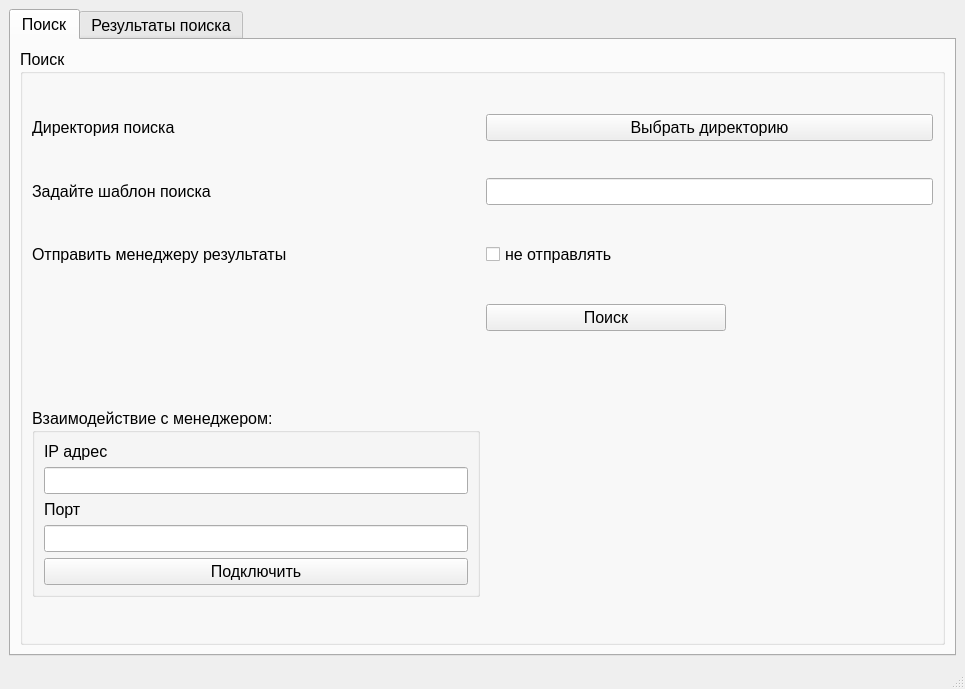
<?xml version="1.0" encoding="UTF-8"?>
<ui version="4.0">
 <class>MainWindow</class>
 <widget class="QMainWindow" name="MainWindow">
  <property name="geometry">
   <rect>
    <x>0</x>
    <y>0</y>
    <width>965</width>
    <height>689</height>
   </rect>
  </property>
  <property name="font">
   <font>
    <pointsize>12</pointsize>
   </font>
  </property>
  <property name="windowTitle">
   <string>MainWindow</string>
  </property>
  <widget class="QWidget" name="centralwidget">
   <layout class="QHBoxLayout" name="horizontalLayout">
    <item>
     <widget class="QTabWidget" name="tabWidget">
      <property name="currentIndex">
       <number>0</number>
      </property>
      <widget class="QWidget" name="tab">
       <attribute name="title">
        <string>Поиск</string>
       </attribute>
       <layout class="QVBoxLayout" name="verticalLayout_3">
        <item>
         <widget class="QGroupBox" name="groupBox">
          <property name="title">
           <string>Поиск</string>
          </property>
          <layout class="QGridLayout" name="gridLayout">
           <item row="3" column="0">
            <widget class="QLabel" name="label_3">
             <property name="maximumSize">
              <size>
               <width>16777215</width>
               <height>27</height>
              </size>
             </property>
             <property name="text">
              <string>Отправить менеджеру результаты</string>
             </property>
            </widget>
           </item>
           <item row="5" column="1">
            <spacer name="verticalSpacer">
             <property name="orientation">
              <enum>Qt::Vertical</enum>
             </property>
             <property name="sizeType">
              <enum>QSizePolicy::Fixed</enum>
             </property>
             <property name="sizeHint" stdset="0">
              <size>
               <width>20</width>
               <height>40</height>
              </size>
             </property>
            </spacer>
           </item>
           <item row="3" column="1">
            <widget class="QCheckBox" name="checkBox">
             <property name="text">
              <string>не отправлять</string>
             </property>
            </widget>
           </item>
           <item row="6" column="0">
            <widget class="QGroupBox" name="groupBox_2">
             <property name="sizePolicy">
              <sizepolicy hsizetype="Preferred" vsizetype="Maximum">
               <horstretch>0</horstretch>
               <verstretch>0</verstretch>
              </sizepolicy>
             </property>
             <property name="title">
              <string>Взаимодействие с менеджером:</string>
             </property>
             <layout class="QVBoxLayout" name="verticalLayout_4">
              <item>
               <widget class="QLabel" name="label_4">
                <property name="maximumSize">
                 <size>
                  <width>16777215</width>
                  <height>27</height>
                 </size>
                </property>
                <property name="text">
                 <string>IP адрес</string>
                </property>
               </widget>
              </item>
              <item>
               <widget class="QLineEdit" name="lineEdit_3"/>
              </item>
              <item>
               <widget class="QLabel" name="label_5">
                <property name="maximumSize">
                 <size>
                  <width>16777215</width>
                  <height>27</height>
                 </size>
                </property>
                <property name="text">
                 <string>Порт</string>
                </property>
               </widget>
              </item>
              <item>
               <widget class="QLineEdit" name="lineEdit_4"/>
              </item>
              <item>
               <widget class="QPushButton" name="pushButton_4">
                <property name="text">
                 <string>Подключить</string>
                </property>
               </widget>
              </item>
             </layout>
            </widget>
           </item>
           <item row="2" column="1">
            <widget class="QLineEdit" name="lineEdit"/>
           </item>
           <item row="0" column="0">
            <widget class="QLabel" name="label">
             <property name="maximumSize">
              <size>
               <width>16777215</width>
               <height>27</height>
              </size>
             </property>
             <property name="text">
              <string>Директория поиска</string>
             </property>
            </widget>
           </item>
           <item row="0" column="1">
            <widget class="QPushButton" name="pushButton">
             <property name="text">
              <string>Выбрать директорию</string>
             </property>
            </widget>
           </item>
           <item row="4" column="1">
            <widget class="QPushButton" name="pushButton_2">
             <property name="maximumSize">
              <size>
               <width>240</width>
               <height>16777215</height>
              </size>
             </property>
             <property name="text">
              <string>Поиск</string>
             </property>
            </widget>
           </item>
           <item row="2" column="0">
            <widget class="QLabel" name="label_2">
             <property name="maximumSize">
              <size>
               <width>16777215</width>
               <height>27</height>
              </size>
             </property>
             <property name="text">
              <string>Задайте шаблон поиска</string>
             </property>
            </widget>
           </item>
          </layout>
         </widget>
        </item>
       </layout>
      </widget>
      <widget class="QWidget" name="tab_2">
       <attribute name="title">
        <string>Результаты поиска</string>
       </attribute>
       <layout class="QGridLayout" name="gridLayout_2">
        <item row="0" column="0">
         <widget class="QLineEdit" name="lineEdit_2">
          <property name="sizePolicy">
           <sizepolicy hsizetype="Expanding" vsizetype="Fixed">
            <horstretch>0</horstretch>
            <verstretch>0</verstretch>
           </sizepolicy>
          </property>
         </widget>
        </item>
        <item row="0" column="1">
         <widget class="QPushButton" name="pushButton_3">
          <property name="maximumSize">
           <size>
            <width>1000</width>
            <height>16777215</height>
           </size>
          </property>
          <property name="text">
           <string>Найти поиск по названию директории</string>
          </property>
         </widget>
        </item>
        <item row="1" column="0" colspan="2">
         <widget class="QTreeWidget" name="treeWidget">
          <property name="sizePolicy">
           <sizepolicy hsizetype="Minimum" vsizetype="Minimum">
            <horstretch>0</horstretch>
            <verstretch>0</verstretch>
           </sizepolicy>
          </property>
          <column>
           <property name="text">
            <string>Директория</string>
           </property>
          </column>
          <column>
           <property name="text">
            <string>Шаблон поиска</string>
           </property>
          </column>
          <column>
           <property name="text">
            <string>Файл</string>
           </property>
          </column>
          <column>
           <property name="text">
            <string>Количество совпадений</string>
           </property>
          </column>
         </widget>
        </item>
       </layout>
      </widget>
     </widget>
    </item>
   </layout>
  </widget>
  <widget class="QMenuBar" name="menubar">
   <property name="geometry">
    <rect>
     <x>0</x>
     <y>0</y>
     <width>965</width>
     <height>26</height>
    </rect>
   </property>
  </widget>
  <widget class="QStatusBar" name="statusbar"/>
 </widget>
 <resources/>
 <connections/>
</ui>
